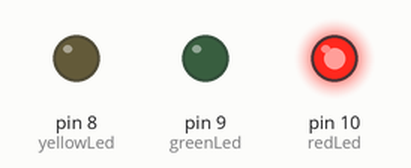
A sketch run on a simulated Arduino Uno, built with avr-gcc and run on an emulated ATmega328P. On the bench: output pins drawn as LEDs (lit = HIGH).

Above: at 4.5 s.
At 12.0 s:
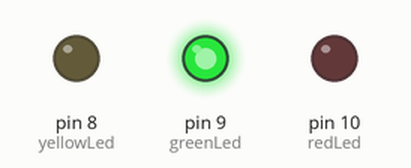
At 16.5 s:
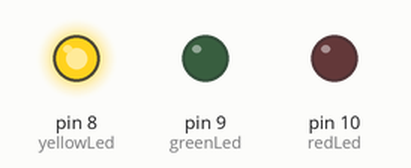
Timing chart, 0 to 23.4 s (numbered marks = the images above):
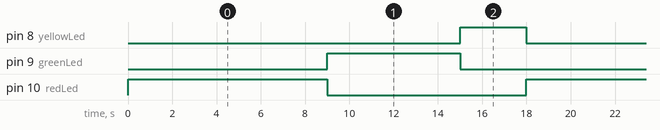

Measured:
- by itself, pin 8 (yellowLed): alternates HIGH for 3.0 s and LOW for 15.0 s
- by itself, pin 9 (greenLed): alternates HIGH for 6.0 s and LOW for 12.0 s
- by itself, pin 10 (redLed): alternates HIGH for 9.0 s and LOW for 9.0 s

The sketch:

21127329.ino
```cpp
// C++ code
//
int redLed = 10;
int greenLed = 9;
int yellowLed = 8;

void setup()
{
  pinMode(redLed, OUTPUT);
  pinMode(greenLed, OUTPUT);
  pinMode(yellowLed, OUTPUT);
}

void loop()
{
  digitalWrite(redLed, HIGH);
  delay(9000); // Wait 9 seconds
  digitalWrite(redLed, LOW);
  digitalWrite(greenLed, HIGH);
  delay(6000); // Wait 6 seconds
  digitalWrite(greenLed, LOW);
  digitalWrite(yellowLed, HIGH);
  delay(3000); // Wait 3 seconds
  digitalWrite(yellowLed, LOW);
}
```
